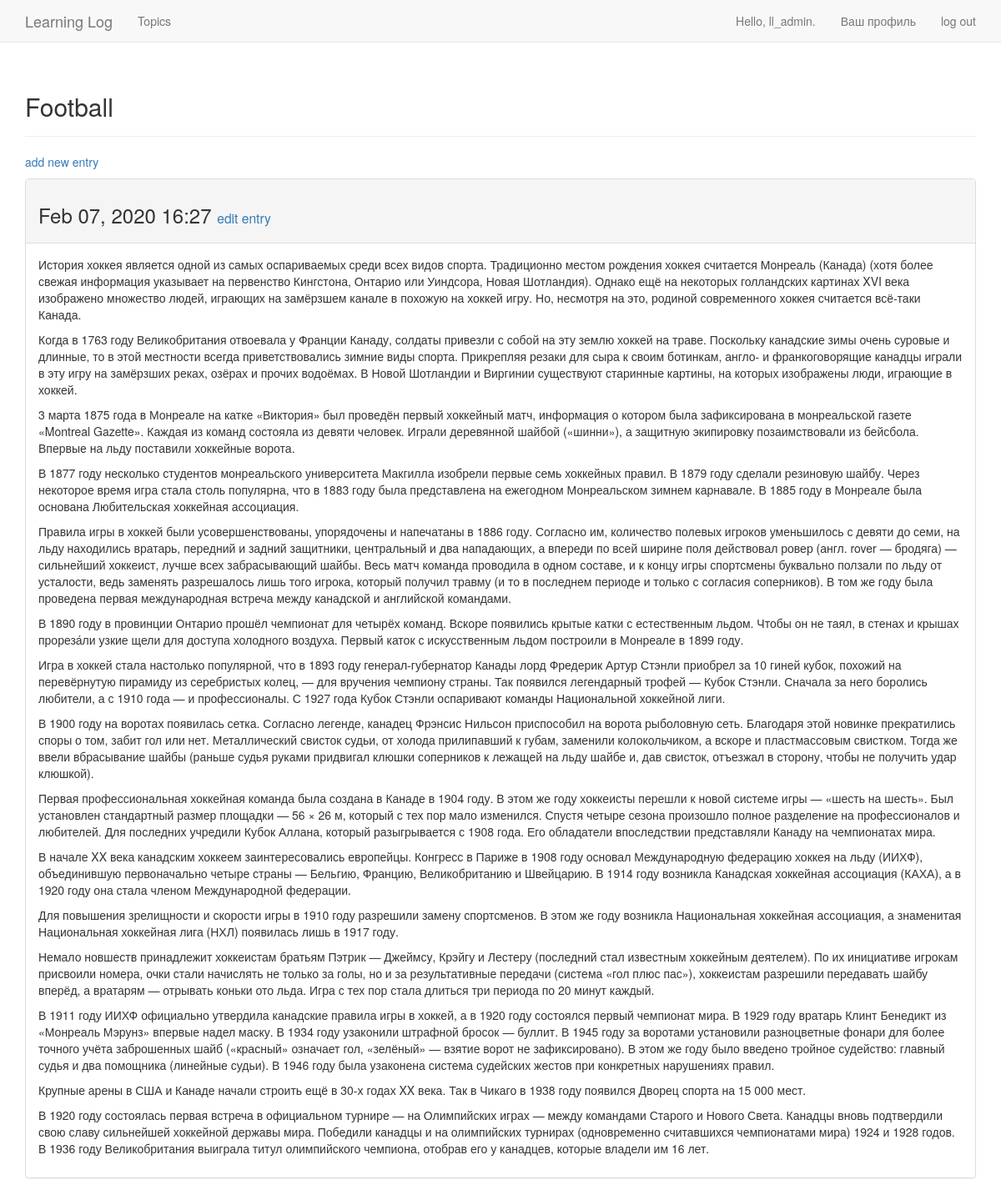
The page /topics/3/ (signed in) on the database its author committed.
### apple/models.py (models this page shows, shortened)
class Topic(models.Model):
    text = models.CharField(max_length=200)
    date_added = models.DateTimeField(auto_now_add=True)
    owner = models.ForeignKey(User, on_delete=models.SET(0))
    views = models.IntegerField(default=0)
    likes = models.IntegerField(default=0)
    def __str__(self):
        return self.text

class Entry(models.Model):
    topic = models.ForeignKey(Topic,
                              on_delete=models.SET(0))
    text = models.TextField()
    date_added = models.DateTimeField(auto_now_add=True)
    title = models.CharField(max_length=200, default='Тема')
    url = models.URLField(max_length=200, default='a')
    views = models.IntegerField(default=0)
    likes = models.IntegerField(default=0)
    class Meta:
        verbose_name_plural = 'entries'

### apple/views.py (the view)
# urls.py: path('topics/<int:topic_id>/', views.topic, name='topic'),
@login_required
def topic(request, topic_id):
    topic = Topic.objects.get(id=topic_id)
    check_topic_owner(request, topic_id)
    entries = topic.entry_set.order_by('-date_added')
    context = {'topic': topic, 'entries': entries}
    return render(request, 'apple/topic.html', context)

### apple/views.py (called while the page is built)
def check_topic_owner(request, id):
    topic = Topic.objects.get(id=id)
    if topic.owner != request.user:
        raise Http404

### apple/templates/apple/topic.html
{% extends 'apple/base.html' %}
{% block header %}
  <h2>{{ topic }}</h2>
{% endblock header %}
{% block content %}
<p>
  <a href="{% url 'apple:new_entry' topic.id %}">add new entry</a>
</p>
    {% for entry in entries %}
      <div class="panel panel-default">
        <div class="panel-heading">
          <h3>
            {{ entry.date_added|date:'M d, Y H:i' }}
            <small>
              <a href="{% url 'apple:edit_entry' entry.id %}">
                edit entry</a>
            </small>
          </h3>
        </div>
        <div class="panel-body">
          {{ entry.text|linebreaks }}
        </div>
      </div>
    {% empty %}
    There are no entries for this topic yet.
    {% endfor %}
{% endblock content %}

### apple/templates/apple/base.html (shortened to what this page needs)
{% load bootstrap3 %}
<!DOCTYPE html>
<html lang="en">
<head>
    {% bootstrap_css %}
</head>
<body>
    <nav class="navbar navbar-default navbar-static-top">
        <div class="container">
            <div class="navbar-header">
                <a class="navbar-brand" href="{% url 'apple:index' %}">Learning Log</a>
            </div>
            <div id="navbar" class="navbar-collapse collapse">
                <ul class="nav navbar-nav">
                    <li><a href="{% url 'apple:topics' %}">Topics</a></li>
                </ul>
                <ul class="nav navbar-nav navbar-right">
                    {% if user.is_authenticated %}
                        <li><a>Hello, {{ user.username }}.</a></li>
                        <li><a href="{% url 'users:profile' %}">Ваш профиль</a></li>
                        <li><a href="{% url 'users:logout' %}">log out</a></li>
                    {% else %}
                        <li><a href="{% url 'users:register' %}">register</a></li>
                        <li><a href="{% url 'users:login' %}">log in</a></li>
                    {% endif %}
                </ul>
            </div>
        </div>
    </nav>
    <div class="container">
        <div class="page-header">
            {% block header %}{% endblock header %}
        </div>
        <div>
            {% block content %}{% endblock content %}
        </div>
    </div>
</body>
</html>

### rows shown on the page
Topic: text "Football"
Entry: date_added "Feb 07, 2020 16:27", text "История хоккея является одной из самых оспариваемых среди всех видов спорта. Традиционно местом рождения хоккея считается Монреаль (Канада) (хотя более свежая информация указывает на первенство Кингстона, Онтарио или Уиндсора, Новая Шотландия). Однако ещё на некоторых голландских картинах XVI века изображено множество людей, играющих на замёрзшем канале в похожую на хоккей игру. Но, несмотря на это, родиной современного хоккея считается всё-таки Канада. Когда в 1763 году Великобритания отвоевала у Франции Канаду, солдаты привезли с собой на эту землю хоккей на траве. Поскольку канадские зимы очень суровые и длинные, то в этой местности всегда приветствовались зимние виды спорта. Прикрепляя…"

### other values the page prints
{{ user.username }} "ll_admin"
